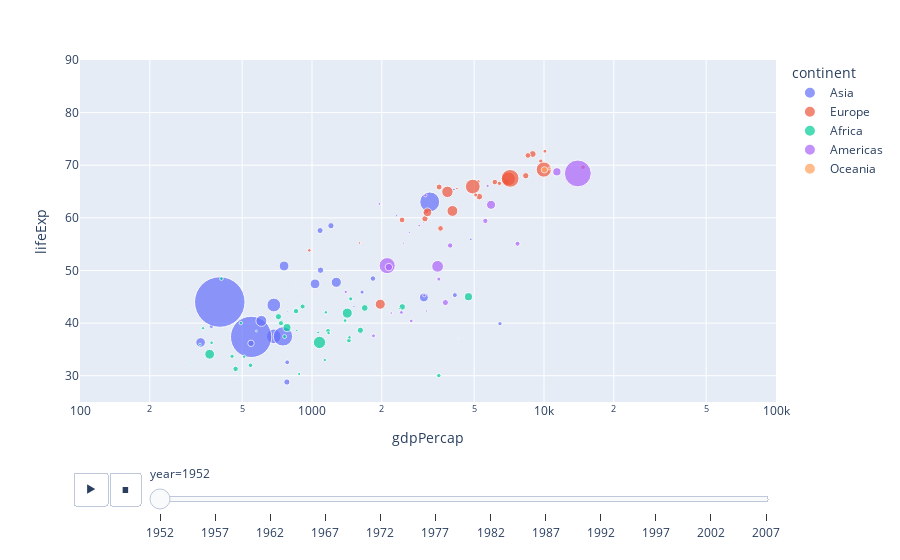

Here is the notebook cell this chart was saved with:
### Code cell
import plotly.express as px
df = px.data.gapminder()
px.scatter(df, x = "gdpPercap",y = "lifeExp", animation_frame= "year", animation_group="country", size = 'pop', color = 'continent',
            hover_name = 'country', log_x=True, size_max=55, range_x=[100,100000],range_y=[25,90])

### Figure 1 — Plotly figure (JSON) as saved in the notebook; plotly's stock layout.template omitted (floating-point values rounded to 4 significant figures)
{"data": [{"hovertemplate": "<b>%{hovertext}</b><br><br>continent=Asia<br>year=1952<br>gdpPercap=%{x}<br>lifeExp=%{y}<br>pop=%{marker.size}<extra></extra>", "hovertext": ["Afghanistan", "Bahrain", "Bangladesh", "Cambodia", "China", "Hong Kong, China", "India", "Indonesia", "Iran", "Iraq", "Israel", "Japan", "Jordan", "Korea, Dem. Rep.", "Korea, Rep.", "Kuwait", "Lebanon", "Malaysia", "Mongolia", "Myanmar", "Nepal", "Oman", "Pakistan", "Philippines", "Saudi Arabia", "Singapore", "Sri Lanka", "Syria", "Taiwan", "Thailand", "Vietnam", "West Bank and Gaza", "Yemen, Rep."], "ids": ["Afghanistan", "Bahrain", "Bangladesh", "Cambodia", "China", "Hong Kong, China", "India", "Indonesia", "Iran", "Iraq", "Israel", "Japan", "Jordan", "Korea, Dem. Rep.", "Korea, Rep.", "Kuwait", "Lebanon", "Malaysia", "Mongolia", "Myanmar", "Nepal", "Oman", "Pakistan", "Philippines", "Saudi Arabia", "Singapore", "Sri Lanka", "Syria", "Taiwan", "Thailand", "Vietnam", "West Bank and Gaza", "Yemen, Rep."], "legendgroup": "Asia", "marker": {"color": "#636efa", "size": [8425333, 120447, 46886859, 4693836, 556263527, 2125900, 372000000, 82052000, 17272000, 5441766, 1620914, 86459025, 607914, 8865488, 20947571, 160000, 1439529, 6748378, 800663, 20092996, 9182536, 507833, 41346560, 22438691, 4005677, 1127000, 7982342, 3661549, 8550362, 21289402, 26246839, 1030585, 4963829], "sizemode": "area", "sizeref": 435900.0, "symbol": "circle"}, "mode": "markers", "name": "Asia", "orientation": "v", "showlegend": true, "type": "scatter", "x": [779.4, 9867.0, 684.2, 368.5, 400.4, 3054.0, 546.6, 749.7, 3035.0, 4130.0, 4087.0, 3217.0, 1547.0, 1088.0, 1031.0, 108400.0, 4835.0, 1831.0, 786.6, 331, 545.9, 1828.0, 684.6, 1273.0, 6460.0, 2315.0, 1084.0, 1643.0, 1207.0, 757.8, 605.1, 1516.0, 781.7], "xaxis": "x", "y": [28.8, 50.94, 37.48, 39.42, 44, 60.96, 37.37, 37.47, 44.87, 45.32, 65.39, 63.03, 43.16, 50.06, 47.45, 55.56, 55.93, 48.46, 42.24, 36.32, 36.16, 37.58, 43.44, 47.75, 39.88, 60.4, 57.59, 45.88, 58.5, 50.85, 40.41, 43.16, 32.55], "yaxis": "y"}, {"hovertemplate": "<b>%{hovertext}</b><br><br>continent=Europe<br>year=1952<br>gdpPercap=%{x}<br>lifeExp=%{y}<br>pop=%{marker.size}<extra></extra>", "hovertext": ["Albania", "Austria", "Belgium", "Bosnia and Herzegovina", "Bulgaria", "Croatia", "Czech Republic", "Denmark", "Finland", "France", "Germany", "Greece", "Hungary", "Iceland", "Ireland", "Italy", "Montenegro", "Netherlands", "Norway", "Poland", "Portugal", "Romania", "Serbia", "Slovak Republic", "Slovenia", "Spain", "Sweden", "Switzerland", "Turkey", "United Kingdom"], "ids": ["Albania", "Austria", "Belgium", "Bosnia and Herzegovina", "Bulgaria", "Croatia", "Czech Republic", "Denmark", "Finland", "France", "Germany", "Greece", "Hungary", "Iceland", "Ireland", "Italy", "Montenegro", "Netherlands", "Norway", "Poland", "Portugal", "Romania", "Serbia", "Slovak Republic", "Slovenia", "Spain", "Sweden", "Switzerland", "Turkey", "United Kingdom"], "legendgroup": "Europe", "marker": {"color": "#EF553B", "size": [1282697, 6927772, 8730405, 2791000, 7274900, 3882229, 9125183, 4334000, 4090500, 42459667, 69145952, 7733250, 9504000, 147962, 2952156, 47666000, 413834, 10381988, 3327728, 25730551, 8526050, 16630000, 6860147, 3558137, 1489518, 28549870, 7124673, 4815000, 22235677, 50430000], "sizemode": "area", "sizeref": 435900.0, "symbol": "circle"}, "mode": "markers", "name": "Europe", "orientation": "v", "showlegend": true, "type": "scatter", "x": [1601.0, 6137.0, 8343.0, 973.5, 2444.0, 3119.0, 6876.0, 9692.0, 6425.0, 7030.0, 7144.0, 3531.0, 5264.0, 7268.0, 5210.0, 4931.0, 2648.0, 8942.0, 10100.0, 4029.0, 3068.0, 3145.0, 3581.0, 5075.0, 4215.0, 3834.0, 8528.0, 14730.0, 1969.0, 9980.0], "xaxis": "x", "y": [55.23, 66.8, 68, 53.82, 59.6, 61.21, 66.87, 70.78, 66.55, 67.41, 67.5, 65.86, 64.03, 72.49, 66.91, 65.94, 59.16, 72.13, 72.67, 61.31, 59.82, 61.05, 58.0, 64.36, 65.57, 64.94, 71.86, 69.62, 43.59, 69.18], "yaxis": "y"}, {"hovertemplate": "<b>%{hovertext}</b><br><br>continent=Africa<br>year=1952<br>gdpPercap=%{x}<br>lifeExp=%{y}<br>pop=%{marker.size}<extra></extra>", "hovertext": ["Algeria", "Angola", "Benin", "Botswana", "Burkina Faso", "Burundi", "Cameroon", "Central African Republic", "Chad", "Comoros", "Congo, Dem. Rep.", "Congo, Rep.", "Cote d'Ivoire", "Djibouti", "Egypt", "Equatorial Guinea", "Eritrea", "Ethiopia", "Gabon", "Gambia", "Ghana", "Guinea", "Guinea-Bissau", "Kenya", "Lesotho", "Liberia", "Libya", "Madagascar", "Malawi", "Mali", "Mauritania", "Mauritius", "Morocco", "Mozambique", "Namibia", "Niger", "Nigeria", "Reunion", "Rwanda", "Sao Tome and Principe", "Senegal", "Sierra Leone", "Somalia", "South Africa", "Sudan", "Swaziland", "Tanzania", "Togo", "Tunisia", "Uganda", "Zambia", "Zimbabwe"], "ids": ["Algeria", "Angola", "Benin", "Botswana", "Burkina Faso", "Burundi", "Cameroon", "Central African Republic", "Chad", "Comoros", "Congo, Dem. Rep.", "Congo, Rep.", "Cote d'Ivoire", "Djibouti", "Egypt", "Equatorial Guinea", "Eritrea", "Ethiopia", "Gabon", "Gambia", "Ghana", "Guinea", "Guinea-Bissau", "Kenya", "Lesotho", "Liberia", "Libya", "Madagascar", "Malawi", "Mali", "Mauritania", "Mauritius", "Morocco", "Mozambique", "Namibia", "Niger", "Nigeria", "Reunion", "Rwanda", "Sao Tome and Principe", "Senegal", "Sierra Leone", "Somalia", "South Africa", "Sudan", "Swaziland", "Tanzania", "Togo", "Tunisia", "Uganda", "Zambia", "Zimbabwe"], "legendgroup": "Africa", "marker": {"color": "#00cc96", "size": [9279525, 4232095, 1738315, 442308, 4469979, 2445618, 5009067, 1291695, 2682462, 153936, 14100005, 854885, 2977019, 63149, 22223309, 216964, 1438760, 20860941, 420702, 284320, 5581001, 2664249, 580653, 6464046, 748747, 863308, 1019729, 4762912, 2917802, 3838168, 1022556, 516556, 9939217, 6446316, 485831, 3379468, 33119096, 257700, 2534927, 60011, 2755589, 2143249, 2526994, 14264935, 8504667, 290243, 8322925, 1219113, 3647735, 5824797, 2672000, 3080907], "sizemode": "area", "sizeref": 435900.0, "symbol": "circle"}, "mode": "markers", "name": "Africa", "orientation": "v", "showlegend": true, "type": "scatter", "x": [2449.0, 3521.0, 1063.0, 851.2, 543.3, 339.3, 1173.0, 1071.0, 1179.0, 1103.0, 780.5, 2126.0, 1389.0, 2670.0, 1419.0, 375.6, 328.9, 362.1, 4293.0, 485.2, 911.3, 510.2, 299.9, 853.5, 298.8, 575.6, 2388.0, 1443.0, 369.2, 452.3, 743.1, 1968.0, 1688.0, 468.5, 2424.0, 761.9, 1077.0, 2719.0, 493.3, 879.6, 1450.0, 879.8, 1136.0, 4725.0, 1616.0, 1148.0, 716.7, 859.8, 1468.0, 734.8, 1147.0, 406.9], "xaxis": "x", "y": [43.08, 30.02, 38.22, 47.62, 31.98, 39.03, 38.52, 35.46, 38.09, 40.72, 39.14, 42.11, 40.48, 34.81, 41.89, 34.48, 35.93, 34.08, 37.0, 30, 43.15, 33.61, 32.5, 42.27, 42.14, 38.48, 42.72, 36.68, 36.26, 33.69, 40.54, 50.99, 42.87, 31.29, 41.73, 37.44, 36.32, 52.72, 40, 46.47, 37.28, 30.33, 32.98, 45.01, 38.63, 41.41, 41.22, 38.6, 44.6, 39.98, 42.04, 48.45], "yaxis": "y"}, {"hovertemplate": "<b>%{hovertext}</b><br><br>continent=Americas<br>year=1952<br>gdpPercap=%{x}<br>lifeExp=%{y}<br>pop=%{marker.size}<extra></extra>", "hovertext": ["Argentina", "Bolivia", "Brazil", "Canada", "Chile", "Colombia", "Costa Rica", "Cuba", "Dominican Republic", "Ecuador", "El Salvador", "Guatemala", "Haiti", "Honduras", "Jamaica", "Mexico", "Nicaragua", "Panama", "Paraguay", "Peru", "Puerto Rico", "Trinidad and Tobago", "United States", "Uruguay", "Venezuela"], "ids": ["Argentina", "Bolivia", "Brazil", "Canada", "Chile", "Colombia", "Costa Rica", "Cuba", "Dominican Republic", "Ecuador", "El Salvador", "Guatemala", "Haiti", "Honduras", "Jamaica", "Mexico", "Nicaragua", "Panama", "Paraguay", "Peru", "Puerto Rico", "Trinidad and Tobago", "United States", "Uruguay", "Venezuela"], "legendgroup": "Americas", "marker": {"color": "#ab63fa", "size": [17876956, 2883315, 56602560, 14785584, 6377619, 12350771, 926317, 6007797, 2491346, 3548753, 2042865, 3146381, 3201488, 1517453, 1426095, 30144317, 1165790, 940080, 1555876, 8025700, 2227000, 662850, 157553000, 2252965, 5439568], "sizemode": "area", "sizeref": 435900.0, "symbol": "circle"}, "mode": "markers", "name": "Americas", "orientation": "v", "showlegend": true, "type": "scatter", "x": [5911.0, 2677.0, 2109.0, 11370.0, 3940.0, 2144.0, 2627.0, 5587.0, 1398.0, 3522.0, 3048.0, 2428.0, 1840.0, 2195.0, 2899.0, 3478.0, 3112.0, 2480.0, 1952.0, 3759.0, 3082.0, 3023.0, 13990.0, 5717.0, 7690.0], "xaxis": "x", "y": [62.48, 40.41, 50.92, 68.75, 54.74, 50.64, 57.21, 59.42, 45.93, 48.36, 45.26, 42.02, 37.58, 41.91, 58.53, 50.79, 42.31, 55.19, 62.65, 43.9, 64.28, 59.1, 68.44, 66.07, 55.09], "yaxis": "y"}, {"hovertemplate": "<b>%{hovertext}</b><br><br>continent=Oceania<br>year=1952<br>gdpPercap=%{x}<br>lifeExp=%{y}<br>pop=%{marker.size}<extra></extra>", "hovertext": ["Australia", "New Zealand"], "ids": ["Australia", "New Zealand"], "legendgroup": "Oceania", "marker": {"color": "#FFA15A", "size": [8691212, 1994794], "sizemode": "area", "sizeref": 435900.0, "symbol": "circle"}, "mode": "markers", "name": "Oceania", "orientation": "v", "showlegend": true, "type": "scatter", "x": [10040.0, 10560.0], "xaxis": "x", "y": [69.12, 69.39], "yaxis": "y"}], "layout": {"legend": {"itemsizing": "constant", "title": {"text": "continent"}, "tracegroupgap": 0}, "margin": {"t": 60}, "sliders": [{"active": 0, "currentvalue": {"prefix": "year="}, "len": 0.9, "pad": {"b": 10, "t": 60}, "steps": [{"args": [["1952"], {"frame": {"duration": 0, "redraw": false}, "fromcurrent": true, "mode": "immediate", "transition": {"duration": 0, "easing": "linear"}}], "label": "1952", "method": "animate"}, {"args": [["1957"], {"frame": {"duration": 0, "redraw": false}, "fromcurrent": true, "mode": "immediate", "transition": {"duration": 0, "easing": "linear"}}], "label": "1957", "method": "animate"}, {"args": [["1962"], {"frame": {"duration": 0, "redraw": false}, "fromcurrent": true, "mode": "immediate", "transition": {"duration": 0, "easing": "linear"}}], "label": "1962", "method": "animate"}, {"args": [["1967"], {"frame": {"duration": 0, "redraw": false}, "fromcurrent": true, "mode": "immediate", "transition": {"duration": 0, "easing": "linear"}}], "label": "1967", "method": "animate"}, {"args": [["1972"], {"frame": {"duration": 0, "redraw": false}, "fromcurrent": true, "mode": "immediate", "transition": {"duration": 0, "easing": "linear"}}], "label": "1972", "method": "animate"}, {"args": [["1977"], {"frame": {"duration": 0, "redraw": false}, "fromcurrent": true, "mode": "immediate", "transition": {"duration": 0, "easing": "linear"}}], "label": "1977", "method": "animate"}, {"args": [["1982"], {"frame": {"duration": 0, "redraw": false}, "fromcurrent": true, "mode": "immediate", "transition": {"duration": 0, "easing": "linear"}}], "label": "1982", "method": "animate"}, {"args": [["1987"], {"frame": {"duration": 0, "redraw": false}, "fromcurrent": true, "mode": "immediate", "transition": {"duration": 0, "easing": "linear"}}], "label": "1987", "method": "animate"}, {"args": [["1992"], {"frame": {"duration": 0, "redraw": false}, "fromcurrent": true, "mode": "immediate", "transition": {"duration": 0, "easing": "linear"}}], "label": "1992", "method": "animate"}, {"args": [["1997"], {"frame": {"duration": 0, "redraw": false}, "fromcurrent": true, "mode": "immediate", "transition": {"duration": 0, "easing": "linear"}}], "label": "1997", "method": "animate"}, {"args": [["2002"], {"frame": {"duration": 0, "redraw": false}, "fromcurrent": true, "mode": "immediate", "transition": {"duration": 0, "easing": "linear"}}], "label": "2002", "method": "animate"}, {"args": [["2007"], {"frame": {"duration": 0, "redraw": false}, "fromcurrent": true, "mode": "immediate", "transition": {"duration": 0, "easing": "linear"}}], "label": "2007", "method": "animate"}], "x": 0.1, "xanchor": "left", "y": 0, "yanchor": "top"}], "updatemenus": [{"buttons": [{"args": [null, {"frame": {"duration": 500, "redraw": false}, "fromcurrent": true, "mode": "immediate", "transition": {"duration": 500, "easing": "linear"}}], "label": "&#9654;", "method": "animate"}, {"args": [[null], {"frame": {"duration": 0, "redraw": false}, "fromcurrent": true, "mode": "immediate", "transition": {"duration": 0, "easing": "linear"}}], "label": "&#9724;", "method": "animate"}], "direction": "left", "pad": {"r": 10, "t": 70}, "showactive": false, "type": "buttons", "x": 0.1, "xanchor": "right", "y": 0, "yanchor": "top"}], "xaxis": {"anchor": "y", "domain": [0, 1], "range": [2, 5], "title": {"text": "gdpPercap"}, "type": "log"}, "yaxis": {"anchor": "x", "domain": [0, 1], "range": [25, 90], "title": {"text": "lifeExp"}}}}
